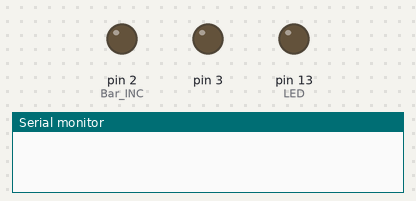
Recording of a sketch running on a simulated Arduino Uno, built with avr-gcc and run on an emulated ATmega328P. Shown: output pins drawn as LEDs (lit = HIGH), the last lines printed to the serial monitor. Pins used as bus, display or sensor lines are not drawn.

Above: at 0.1 s.
At 3.1 s:
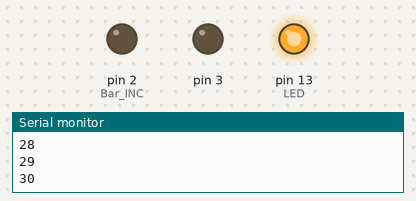
At 6.1 s:
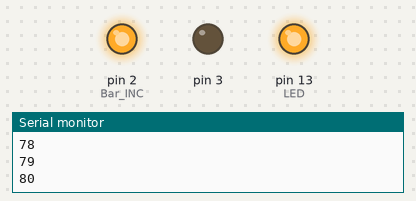
At 12.3 s:
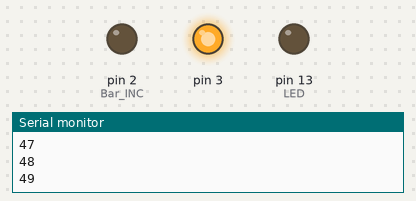
Timing chart, 0 to 13.8 s (numbered marks = the images above):
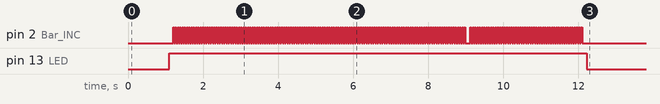

The sketch:

arduino_digipot_initialization.ino
```cpp
void setup() {
  Serial.begin(9600);
  delay(1000);
  pinMode(2, OUTPUT); // Bar INC
  pinMode(3, OUTPUT); // U/D
  pinMode(4, OUTPUT); // Bar CS
  pinMode(13, OUTPUT); // LED

  digitalWrite(4, LOW);
  digitalWrite(2, LOW);
  delay(100);

  digitalWrite(13, HIGH);

  // 最も低い値にする
  digitalWrite(3, LOW);
  delay(100);

  for(uint8_t i = 0; i < 130; i++) {
    digitalWrite(2, HIGH);
    delay(30);
    digitalWrite(2, LOW);
    delay(30);
    Serial.println(i);
  }

  // 値を50タップ上げる
  digitalWrite(3, HIGH);
  delay(100);

  for(uint8_t i = 0; i < 50; i++) {
    digitalWrite(2, HIGH);
    delay(30);
    digitalWrite(2, LOW);
    delay(30);
    Serial.println(i);
  }
  // 値の記録
  digitalWrite(4, HIGH);
  delay(100);
  digitalWrite(4, LOW);

  digitalWrite(13, LOW);
}

void loop() {

}
```
